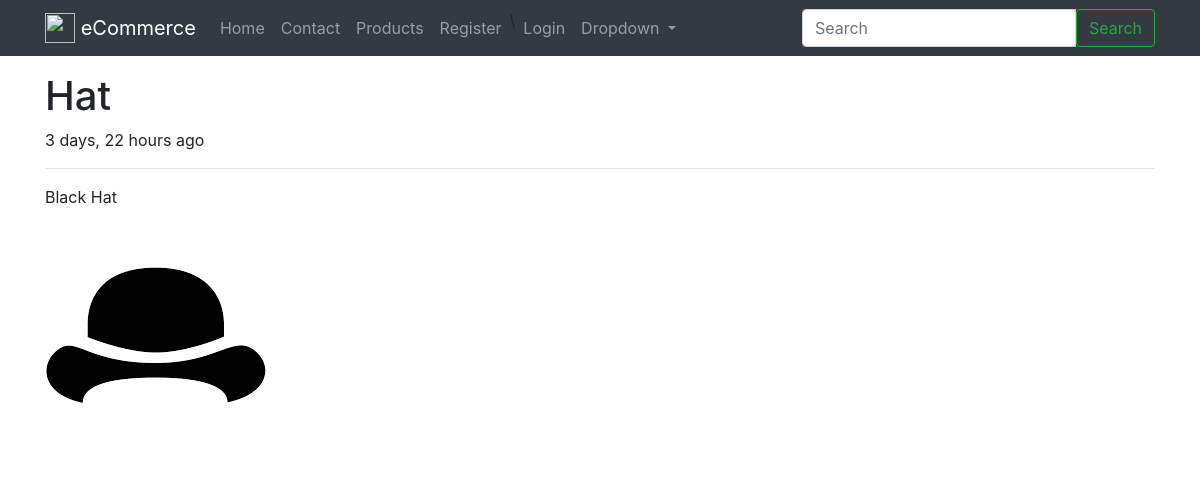
Screenshot of /products/hat/ with the database file from the repository.
### products/models.py (models this page shows, shortened)
class Product(models.Model):
    title       = models.CharField(max_length=120)
    slug        = models.SlugField(blank=True,unique=True)
    description = models.TextField()
    price       = models.DecimalField(decimal_places=2,max_digits=20,default=39.99)
    image       = models.ImageField(upload_to='upload_image_path',null=True, blank=True)
    featured    = models.BooleanField(default=False)
    active      = models.BooleanField(default=True)
    timestamp   = models.DateTimeField(auto_now_add = True)
    objects = ProductManager()

### products/views.py (the view)
# urls.py: url(r'^(?P<slug>[\w-]+)/$', ProductDetailSlugView.as_view(),name='detail'),
class  ProductDetailSlugView(DetailView):
    queryset = Product.objects.all()
    template_name = "products/detail.html"
    def get_object(self, *args, **kwargs):
       request = self.request
       slug = self.kwargs.get('slug')
       try:
           instance = Product.objects.get(slug=slug, active=True)
       except Product.DoesNotExist:
           raise Http404("Not Found..")
       except Product.MultipleObjectsReturned:
           qs = Product.objects.filter(slug=slug,active=True)
           instance = qs.first()
       except:
           raise Http404("Uhhmmm")
       return instance

### products/models.py (called while the page is built)
    def get_queryset(self):
        return ProductQuerySet(self.model, using=self._db)

### products/templates/products/detail.html
{% extends "base/base.html" %}
{% block content %}
  <div class="row">
    <div class="col">
      <h1>{{ object.title }} </h1>
      {{ object.timestamp|timesince }} ago <hr>
      {{ object.description|linebreaks }}
      {% if object.image %}
      <img src="{{ object.image.url }} " alt="img-fluid">
      {% endif %}
    </div>
  </div>
{% endblock %}

### rows the page displays
Product: title "Hat", timestamp "3 days, 22 hours", description "Black Hat", image (picture)

### other values shown
{{ brand_name }} "eCommerce"
